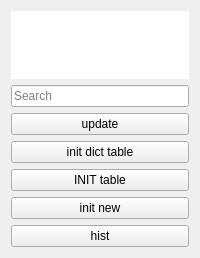
           <widget class="QWidget" name="tab_15">
            <attribute name="title">
             <string>Jirrik</string>
            </attribute>
            <layout class="QHBoxLayout" name="horizontalLayout_47">
             <item>
              <layout class="QVBoxLayout" name="verticalLayout_31">
               <item>
                <layout class="QHBoxLayout" name="horizontalLayout_48">
                 <item>
                  <widget class="TestTableView" name="test_table_view">
                   <property name="focusPolicy">
                    <enum>Qt::NoFocus</enum>
                   </property>
                   <property name="frameShape">
                    <enum>QFrame::NoFrame</enum>
                   </property>
                   <property name="frameShadow">
                    <enum>QFrame::Plain</enum>
                   </property>
                   <property name="sizeAdjustPolicy">
                    <enum>QAbstractScrollArea::AdjustToContentsOnFirstShow</enum>
                   </property>
                   <property name="autoScroll">
                    <bool>true</bool>
                   </property>
                   <property name="editTriggers">
                    <set>QAbstractItemView::AllEditTriggers</set>
                   </property>
                   <property name="alternatingRowColors">
                    <bool>false</bool>
                   </property>
                   <property name="selectionMode">
                    <enum>QAbstractItemView::NoSelection</enum>
                   </property>
                   <property name="selectionBehavior">
                    <enum>QAbstractItemView::SelectRows</enum>
                   </property>
                   <property name="iconSize">
                    <size>
                     <width>25</width>
                     <height>25</height>
                    </size>
                   </property>
                   <property name="sortingEnabled">
                    <bool>true</bool>
                   </property>
                   <attribute name="verticalHeaderVisible">
                    <bool>false</bool>
                   </attribute>
                  </widget>
                 </item>
                </layout>
               </item>
               <item>
                <widget class="QLineEdit" name="jirrik_search">
                 <property name="placeholderText">
                  <string>Search</string>
                 </property>
                </widget>
               </item>
               <item>
                <widget class="QPushButton" name="test_ud_btn">
                 <property name="text">
                  <string>update</string>
                 </property>
                </widget>
               </item>
               <item>
                <widget class="QPushButton" name="add_btn">
                 <property name="text">
                  <string>init dict table</string>
                 </property>
                </widget>
               </item>
               <item>
                <widget class="QPushButton" name="table_view_btn">
                 <property name="text">
                  <string>INIT table</string>
                 </property>
                </widget>
               </item>
               <item>
                <widget class="QPushButton" name="btn_init_new">
                 <property name="text">
                  <string>init new</string>
                 </property>
                </widget>
               </item>
               <item>
                <widget class="QPushButton" name="btn_init_pd">
                 <property name="text">
                  <string>hist</string>
                 </property>
                </widget>
               </item>
              </layout>
             </item>
            </layout>
           </widget>
